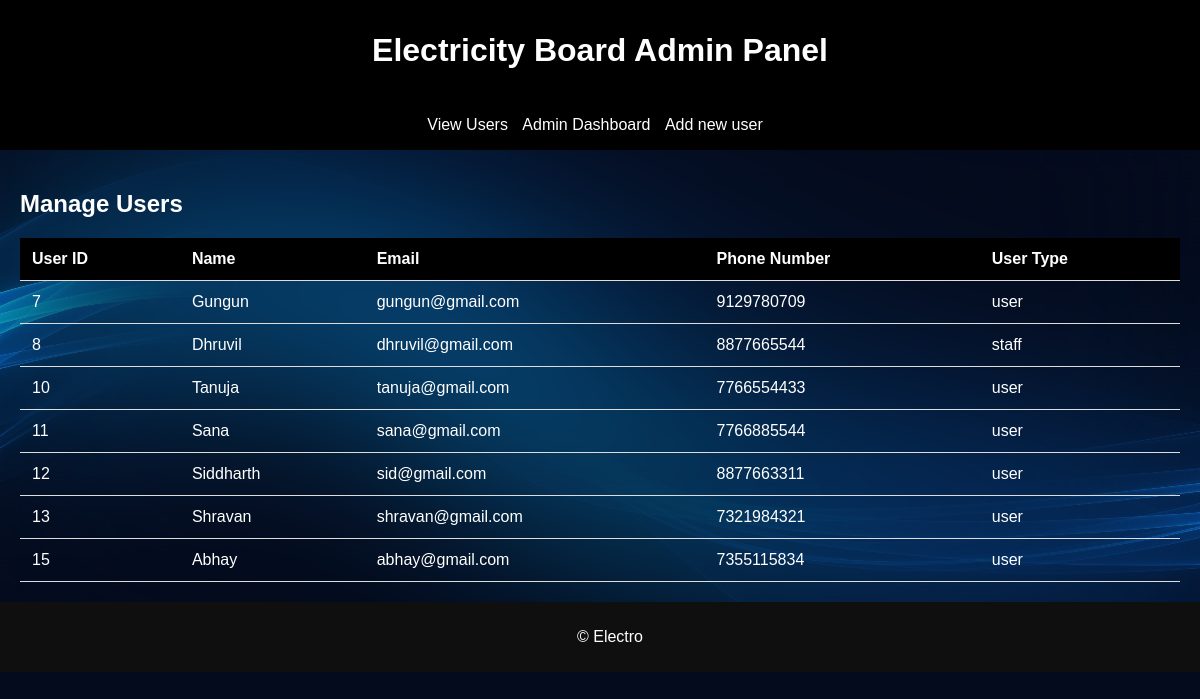
The app's page /manageuser/ with its own data.
### electro/models.py (models this page shows)
class CustomUser(AbstractUser):
    id = models.AutoField(primary_key=True)
    USER_TYPE_CHOICES = [
        ('user', 'User'),
        ('staff', 'Staff')
        ]
    user_type = models.CharField(max_length=50, choices=USER_TYPE_CHOICES)
    firstname=models.CharField(max_length=255)
    lastname=models.CharField(max_length=255)
    emailid = models.CharField(max_length=255)
    phone_number = models.CharField(max_length=15, unique=True,null=True,blank=True)
    groups = models.ManyToManyField(
        'auth.Group',
        related_name='custom_user_groups',
        blank=True,
        help_text='The groups this user belongs to. A user will get all permissions granted to each of their groups.',
        verbose_name='groups',
    )
    user_permissions = models.ManyToManyField(
        'auth.Permission',
        related_name='custom_user_permissions',
        blank=True,
        help_text='Specific permissions for this user.',
        verbose_name='user permissions',
    )

### electro/views.py (the view)
# urls.py: path('manageuser/',views.manageuser,name='manage'),
def manageuser(request):
    regular_users = CustomUser.objects.filter(is_superuser=False)
    return render(request,"electro/manageuser.html",{'regular_users': regular_users})

### templates/electro/manageuser.html (shortened to what this page needs)
{% extends 'base2.html' %}
{% load static %}
{% block content %}
<body style="background-image: url('{% static '/images/admin3.jpg' %}'); background-size: cover; background-position: center; backdrop-filter: blur(100px);">
<main>
    <section>
        <h2 style="color: white;">Manage Users</h2>
        <table style="color: white;">
            <thead>
                <tr>
                    <th>User ID</th>
                    <th>Name</th>
                    <th>Email</th>
                    <th>Phone Number</th>
                    <th>User Type</th>
                </tr>
            </thead>
            <tbody>
            {% for u in regular_users %}
                <tr>
                    <td>{{ u.id }}</td>
                    <td>{{ u.first_name }}</td>
                    <td>{{ u.email }}</td>
                    <td>{{ u.phone_number }}</td>
                    <td>{{ u.user_type }}</td>
                </tr>
            {% endfor %}
            </tbody>
        </table>
    </section>
</main>
{% endblock content %}

### static/css/admin.css (style rules this page uses)
body { font-family: Arial, sans-serif; margin: 0; padding: 0; background-color: #f4f4f4; }
main { padding: 20px; background-position: f; }
table { width: 100%; border-collapse: collapse; margin-top: 20px; }
th, td { padding: 12px; text-align: left; border-bottom: 1px solid #ddd; }
th { background-color: black; color: white; }

### records on screen
CustomUser: id "7", first_name "Gungun", email "gungun@gmail.com", phone_number "9129780709", user_type "user"
CustomUser: id "8", first_name "Dhruvil", email "dhruvil@gmail.com", phone_number "8877665544", user_type "staff"
CustomUser: id "10", first_name "Tanuja", email "tanuja@gmail.com", phone_number "7766554433", user_type "user"
CustomUser: id "11", first_name "Sana", email "sana@gmail.com", phone_number "7766885544", user_type "user"
CustomUser: id "12", first_name "Siddharth", email "sid@gmail.com", phone_number "8877663311", user_type "user"
CustomUser: id "13", first_name "Shravan", email "shravan@gmail.com", phone_number "7321984321", user_type "user"
CustomUser: id "15", first_name "Abhay", email "abhay@gmail.com", phone_number "7355115834", user_type "user"
